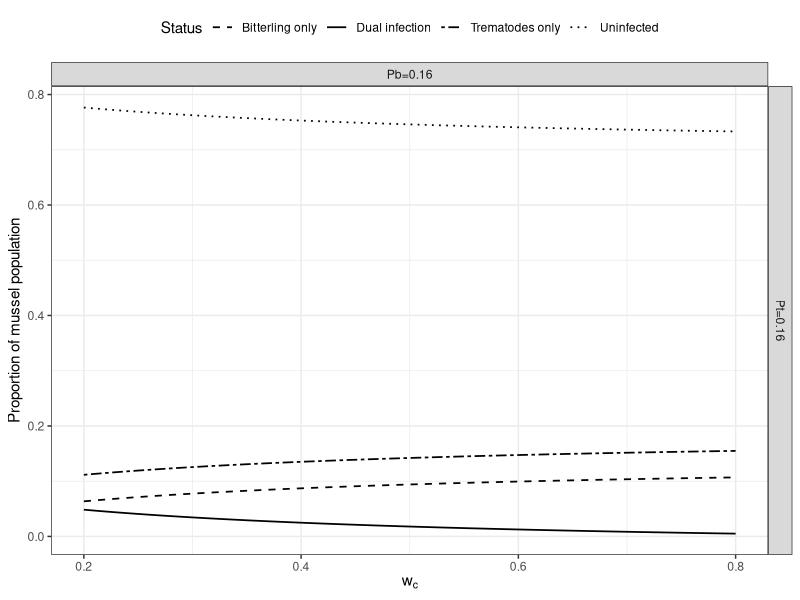
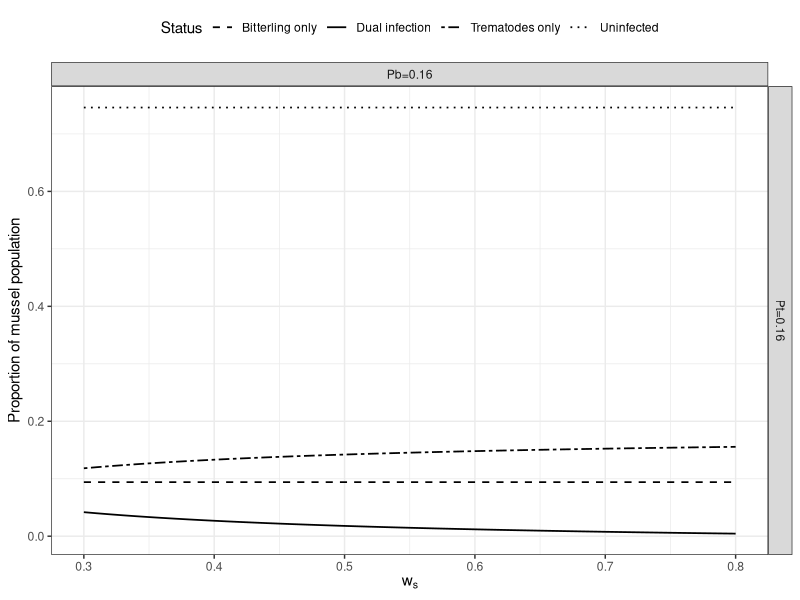
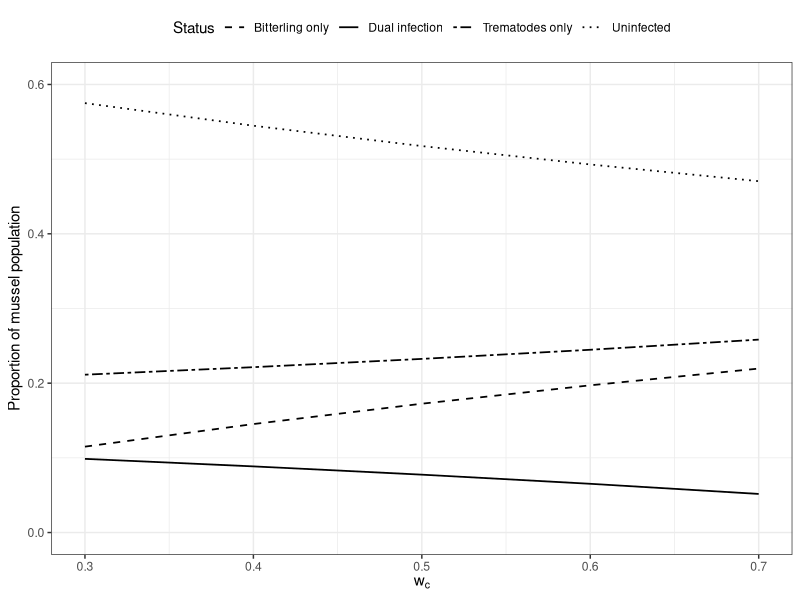
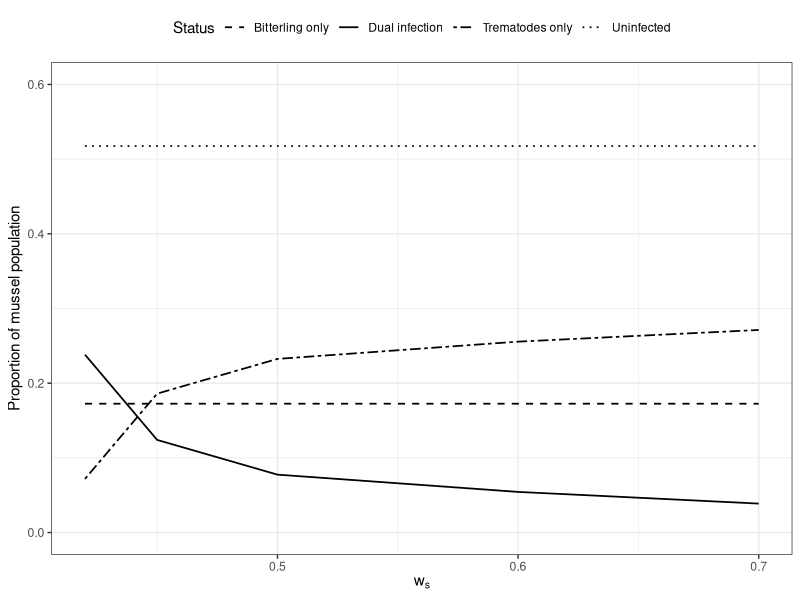
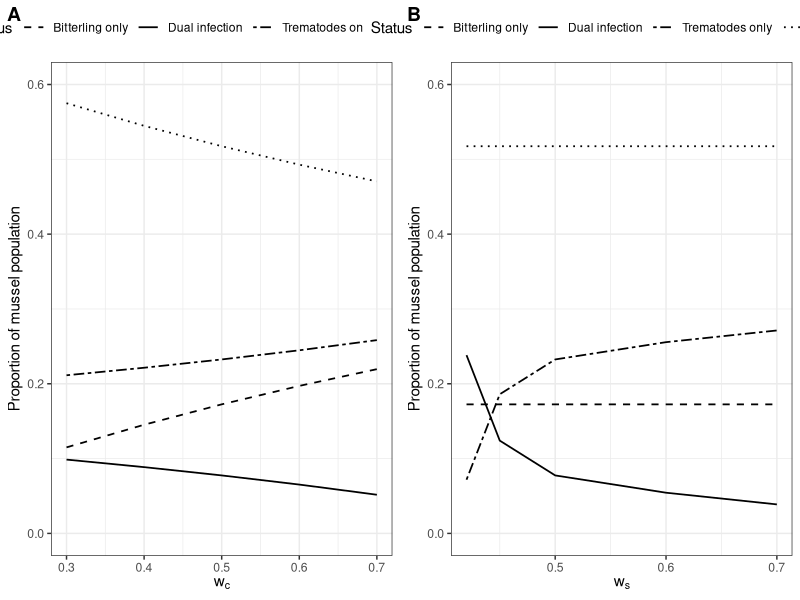
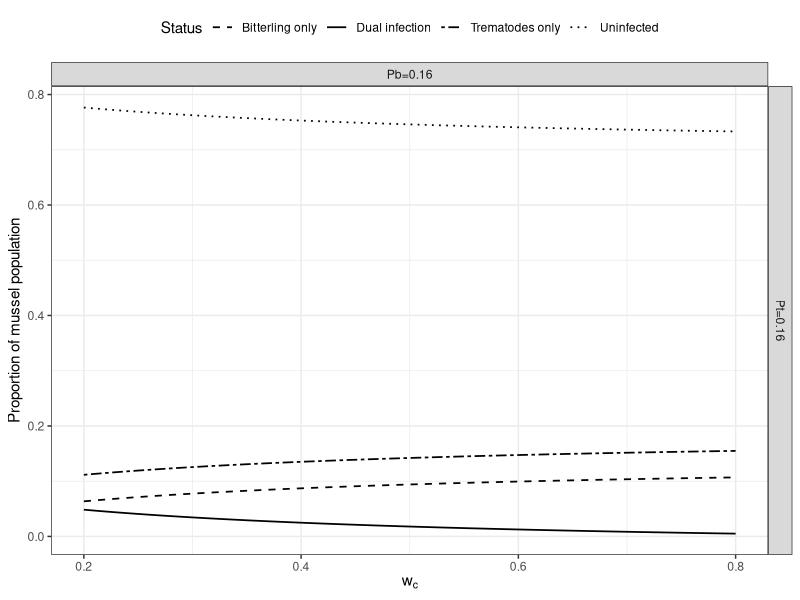
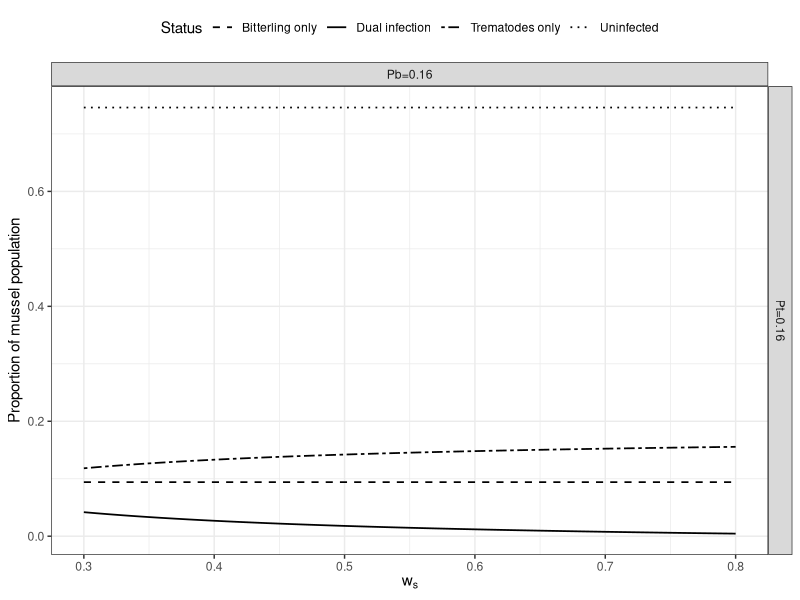
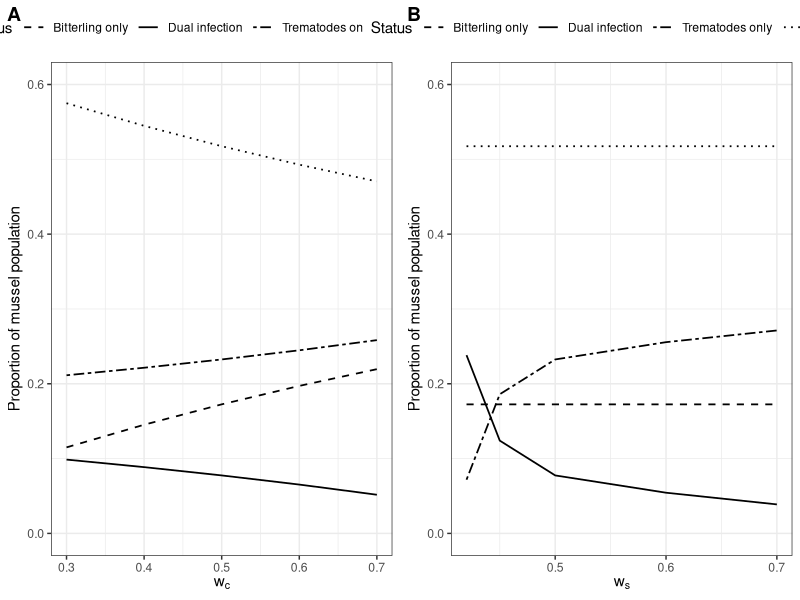

Write R code to recreate these figures, in order.
#Supplementary_Code_1

#Code for "Pre- and post-infection priority effects have contrasting outcomes for parasite prevalence in host populations"
#Joshua I. Brian

library(tidyverse)
library(cowplot)
library(ggpubr)
library(matrixcalc)

#This code provides one run-through with one possible combination of trematode prevalence and bitterling prevalence
#For complete definition of all symbols, see Appendix_S1

#Combinations explored in the paper:
#Combo 1: Pt=0.16, Pb=0.16
#Combo 2: Pt=0.16, Pb=0.36
#Combo 3: Pt=0.16, Pb=0.57
#Combo 4: Pt=0.31, Pb=0.16
#Combo 5: Pt=0.31, Pb=0.36
#Combo 6: Pt=0.31, Pb=0.57

############################################################################################################################

#PROBABILITY TREE SIMULATION METHOD

#For parasite choice model (pre-infection priority effects):

S <- 0.7
Pt <- 0.16
Pb <- 0.16
w <- seq(from=0.2, to=0.8, by=0.01)

bothinfected <- Pt*(((1 - w)*Pb)/(Pt - w*(2*Pt - 1)))*S

tremonly <- Pt*(((1 - w)*Pb)/(Pt - w*(2*Pt - 1)))*(1-S) + Pt*(1 - ((1 - w)*Pb)/(Pt - w*(2*Pt - 1)))

bittonly <- (1 - Pt)*((w*Pb)/(Pt - w*(2*Pt - 1)))*S

uninfected <- (1 - Pt)*((w*Pb)/(Pt - w*(2*Pt - 1)))*(1-S) + (1 - Pt)*(1 - ((w*Pb)/(Pt - w*(2*Pt - 1))))

#Cu = (w*Pb)/(Pt - w*(2*Pt - 1))

#Ci = ((1 - w)*Pb)/(Pt - w*(2*Pt - 1))

#Put them all into a dataset
#(I just show one here, just run the code in lines 21-32 six times, once for each combo)

Infections <- c(bothinfected, tremonly, bittonly, uninfected)
Weighting <- rep(w, 4)
Status <- c(rep("Dual infection", 61), rep("Trematodes only", 61),
                rep("Bitterling only", 61), rep("Uninfected", 61))
Tremprevcombo <- rep("Pt=0.16", 244)
Bittprevcombo <- rep("Pb=0.16", 244)

Dataframecombo1 <- data.frame(Infections, Weighting, Status, Tremprevcombo, Bittprevcombo)
Dataframecombo2 <- data.frame(Infections, Weighting, Status, Tremprevcombo, Bittprevcombo)
Dataframecombo3 <- data.frame(Infections, Weighting, Status, Tremprevcombo, Bittprevcombo)
Dataframecombo4 <- data.frame(Infections, Weighting, Status, Tremprevcombo, Bittprevcombo)
Dataframecombo5 <- data.frame(Infections, Weighting, Status, Tremprevcombo, Bittprevcombo)
Dataframecombo6 <- data.frame(Infections, Weighting, Status, Tremprevcombo, Bittprevcombo)

Dataframe <- bind_rows(Dataframecombo1, Dataframecombo2, Dataframecombo3, Dataframecombo4, 
                       Dataframecombo5, Dataframecombo6)

Dataframe$Status <- as.factor(Dataframe$Status)
Dataframe$Tremprevcombo <- as.factor(Dataframe$Tremprevcombo)
Dataframe$Bittprevcombo <- as.factor(Dataframe$Bittprevcombo)

#Plot using facet_grid

prevchoice <- ggplot(data=Dataframe, aes(x=Weighting, y=Infections, group=Status)) + 
  geom_line(aes(linetype=Status), size=0.6) +
  facet_grid(Tremprevcombo ~ Bittprevcombo) +
  scale_linetype_manual(values=c("dashed", "solid", "twodash", "dotted"))+
  labs(x=expression(w[c]), y="Proportion of mussel population") + 
  theme_bw() + theme(legend.position = "top") 
prevchoice

ggsave("bitterlingchoicegraph.svg", width=150, height=100, units="mm")

#For parasite survival model (post-infection priority effects):

S <- 0.7
Pt <- 0.16
Pb <- 0.16
w <- seq(from=0.3, to=0.8, by=0.01)

bothinfected <- Pt*Pb*((S*(1 - w))/w)

tremonly <- Pt*Pb*(1 - ((S*(1 - w))/w)) + Pt*(1 - Pb)

bittonly <- (1 - Pt)*Pb*S
bittonly <- rep(bittonly, 51)

uninfected <- (1 - Pt)*Pb*(1 - S) + (1 - Pb)*(1 - Pt)
uninfected <- rep(uninfected, 51)
  
#Si = (S*(1 - w))/w

#Put them all into a dataset
#(I just show one here, just run the code in lines 76-89 six times, once for each combo)

Infections <- c(bothinfected, tremonly, bittonly, uninfected)
Weighting <- rep(w, 4)
Status <- c(rep("Dual infection", 51), rep("Trematodes only", 51),
            rep("Bitterling only", 51), rep("Uninfected", 51))
Tremprevcombo <- rep("Pt=0.16", 204)
Bittprevcombo <- rep("Pb=0.16", 204)

Dataframecombo1 <- data.frame(Infections, Weighting, Status, Tremprevcombo, Bittprevcombo)
Dataframecombo2 <- data.frame(Infections, Weighting, Status, Tremprevcombo, Bittprevcombo)
Dataframecombo3 <- data.frame(Infections, Weighting, Status, Tremprevcombo, Bittprevcombo)
Dataframecombo4 <- data.frame(Infections, Weighting, Status, Tremprevcombo, Bittprevcombo)
Dataframecombo5 <- data.frame(Infections, Weighting, Status, Tremprevcombo, Bittprevcombo)
Dataframecombo6 <- data.frame(Infections, Weighting, Status, Tremprevcombo, Bittprevcombo)

Dataframesurv <- bind_rows(Dataframecombo1, Dataframecombo2, Dataframecombo3, Dataframecombo4, 
                       Dataframecombo5, Dataframecombo6)

Dataframesurv$Status <- as.factor(Dataframesurv$Status)
Dataframesurv$Tremprevcombo <- as.factor(Dataframesurv$Tremprevcombo)
Dataframesurv$Bittprevcombo <- as.factor(Dataframesurv$Bittprevcombo)

#Plot using facet_grid

prevsurvival <- ggplot(data=Dataframesurv, aes(x=Weighting, y=Infections, group=Status)) + 
  geom_line(aes(linetype=Status), size=0.6) +
  facet_grid(Tremprevcombo ~ Bittprevcombo) +
  scale_linetype_manual(values=c("dashed", "solid", "twodash", "dotted"))+
  labs(x=expression(w[s]), y="Proportion of mussel population") + 
  theme_bw() + theme(legend.position = "top") 
prevsurvival

ggsave("bitterlingsurvivalgraph.svg", width=150, height=100, units="mm")

############################################################################################################################

#DISCRETE TIME MARKOV CHAIN SIMULATION METHOD

#EVEN ODDS FOR PT=0.31, PB=0.36 (translates to actual final prevalence of 0.252)

MCneutral <- matrix(c(0.9, 0, 0.1, 0,
                      0, 0.9, 0, 0.1,
                      0.3, 0, 0.7, 0,
                      0, 0.3, 0, 0.7), nrow=4, byrow=TRUE)
show(MCneutral)

initialstate <- c(0.69, 0.31, 0, 0)

#wc=0.5, ws=0.5
initialstate %*% matrix.power(MCneutral, 50)
# 0.5175 0.2325 0.1725 0.0775

#FOR PREINFECTION PRIORITY EFFECTS (adjusting transition probabilities to yield the tested wc values)

#wc=0.6
MCw0.6 <- matrix(c(0.88, 0, 0.12, 0,
                   0, 0.92, 0, 0.08,
                   0.3, 0, 0.7, 0,
                   0, 0.3, 0, 0.7), nrow=4, byrow=TRUE)
initialstate %*% matrix.power(MCw0.6, 50)
# 0.4928571 0.2447368 0.1971429 0.06526316

#wc=0.7
MCw0.7 <- matrix(c(0.86, 0, 0.14, 0,
                   0, 0.94, 0, 0.06,
                   0.3, 0, 0.7, 0,
                   0, 0.3, 0, 0.7), nrow=4, byrow=TRUE)
initialstate %*% matrix.power(MCw0.7, 50)
# 0.4704545 0.2583333 0.2195455 0.05166667

#wc=0.4
MCw0.4 <- matrix(c(0.92, 0, 0.08, 0,
                   0, 0.88, 0, 0.12,
                   0.3, 0, 0.7, 0,
                   0, 0.3, 0, 0.7), nrow=4, byrow=TRUE)
initialstate %*% matrix.power(MCw0.4, 50)
# 0.5447368 0.2214286 0.1452632 0.08857143

#wc=0.3
MCw0.3 <- matrix(c(0.94, 0, 0.06, 0,
                   0, 0.86, 0, 0.14,
                   0.3, 0, 0.7, 0,
                   0, 0.3, 0, 0.7), nrow=4, byrow=TRUE)
initialstate %*% matrix.power(MCw0.3, 50)
# 0.575 0.2113636 0.115 0.09863636

#FOR POSTINFECTION PRIORITY EFFECTS (adjusting transition probabilities to yield the tested ws values)

#ws=0.6
MCwS0.6 <- matrix(c(0.9, 0, 0.1, 0,
                    0, 0.9, 0, 0.1,
                    0.3, 0, 0.7, 0,
                    0, 0.47, 0, 0.53), nrow=4, byrow=TRUE)
initialstate %*% matrix.power(MCwS0.6, 50)
# 0.5175 0.255614 0.1725 0.05438596

#ws=0.7
MCwS0.7 <- matrix(c(0.9, 0, 0.1, 0,
                    0, 0.9, 0, 0.1,
                    0.3, 0, 0.7, 0,
                    0, 0.7, 0, 0.3), nrow=4, byrow=TRUE)
initialstate %*% matrix.power(MCwS0.7, 50)
#  0.5175 0.27125 0.1725 0.03875

#ws=0.42
MCwS0.42 <- matrix(c(0.9, 0, 0.1, 0,
                     0, 0.9, 0, 0.1,
                     0.3, 0, 0.7, 0,
                     0, 0.03, 0, 0.97), nrow=4, byrow=TRUE)
initialstate %*% matrix.power(MCwS0.42, 50)
#   0.5175 0.07176408 0.1725 0.2382359

#ws=0.45
MCwS0.45 <- matrix(c(0.9, 0, 0.1, 0,
                     0, 0.9, 0, 0.1,
                     0.3, 0, 0.7, 0,
                     0, 0.15, 0, 0.85), nrow=4, byrow=TRUE)
initialstate %*% matrix.power(MCwS0.45, 50)
#  0.5175 0.1860001 0.1725 0.1239999

#Make them into dataframes

w <- c(0.3, 0.4, 0.5, 0.6, 0.7)
w2 <- c(0.42, 0.45, 0.5, 0.6, 0.7)
preinfectionchain <- data.frame(Status=c(rep("Dual infection", 5), rep("Trematodes only", 5),
                                         rep("Bitterling only", 5), rep("Uninfected", 5)), 
                                Weighting=rep(w, 4),
                                Infections=c(0.09863636, 0.08857143, 0.0775, 0.06526316, 0.05166667,
                                             0.2113636, 0.2214286, 0.2325, 0.2447368, 0.2583333,
                                             0.115, 0.1452632, 0.1725, 0.1971429, 0.2195455,
                                             0.575, 0.5447368, 0.5175, 0.4928571, 0.4704545))

postinfectionchain <- data.frame(Status=c(rep("Dual infection", 5), rep("Trematodes only", 5),
                                          rep("Bitterling only", 5), rep("Uninfected", 5)), 
                                 Weighting=rep(w2, 4),
                                 Infections=c(0.2382359, 0.1239999, 0.0775, 0.05438596, 0.03875,
                                              0.07176408, 0.1860001, 0.2325, 0.255614, 0.27125,
                                              0.1725, 0.1725, 0.1725, 0.1725, 0.1725,
                                              0.5175, 0.5175, 0.5175, 0.5175, 0.5175))

#Plot them

markovchoice <- ggplot(data=preinfectionchain, aes(x=Weighting, y=Infections, group=Status)) + 
  geom_line(aes(linetype=Status), size=0.6) +
  scale_linetype_manual(values=c("dashed", "solid", "twodash", "dotted"))+
  labs(x=expression(w[c]), y="Proportion of mussel population") + 
  theme_bw() + theme(legend.position = "top") + ylim(0, 0.6)
markovchoice

markovsurvive <- ggplot(data=postinfectionchain, aes(x=Weighting, y=Infections, group=Status)) + 
  geom_line(aes(linetype=Status), size=0.6) +
  scale_linetype_manual(values=c("dashed", "solid", "twodash", "dotted"))+
  labs(x=expression(w[s]), y="Proportion of mussel population") + 
  theme_bw() + theme(legend.position = "top") + ylim(0, 0.6)
markovsurvive

#Plot both together

markov <- ggarrange(markovchoice, markovsurvive, ncol=2, labels=c("A", "B"))
markov
ggsave("markov.svg", height=100, width=200, units="mm")
